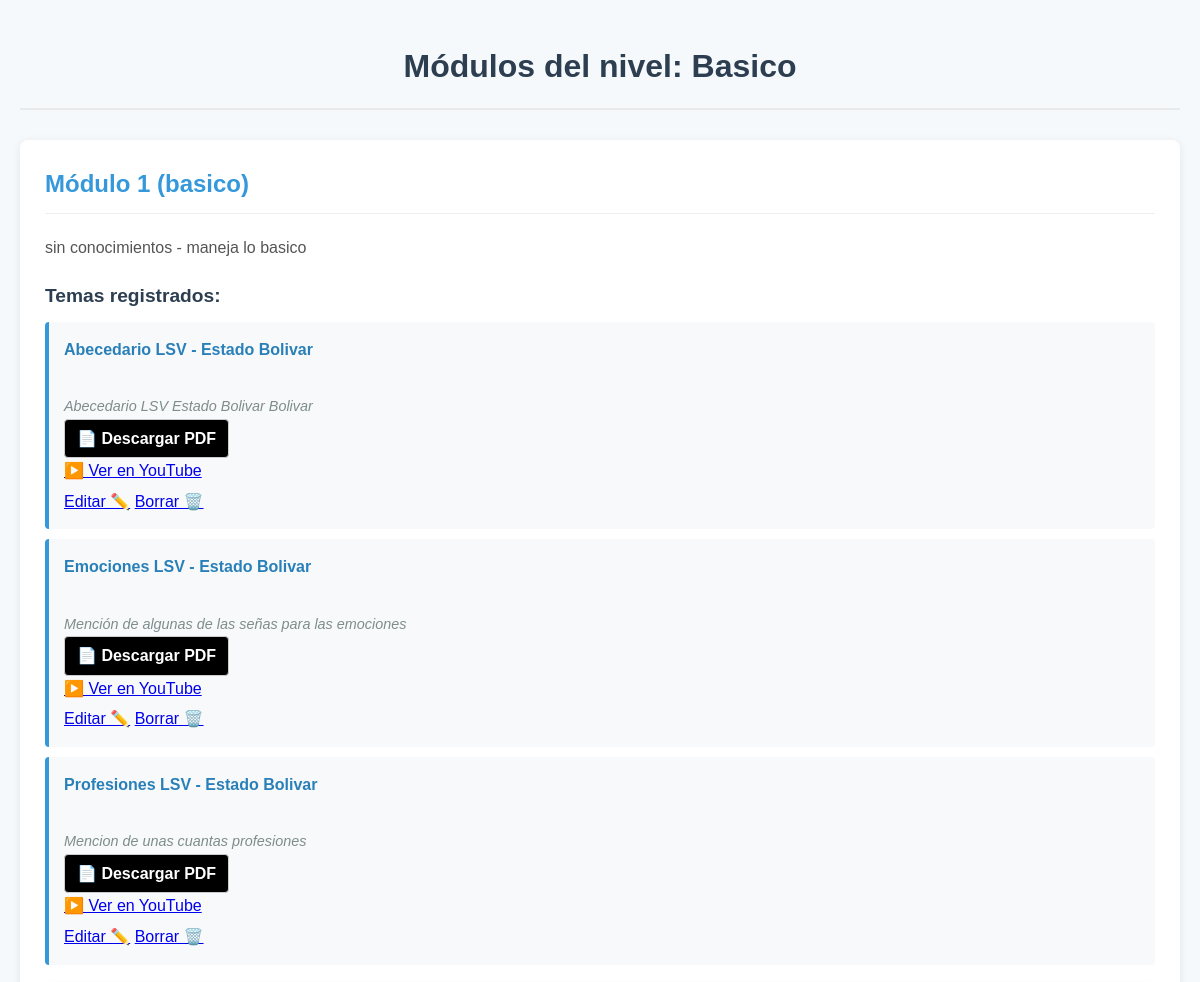
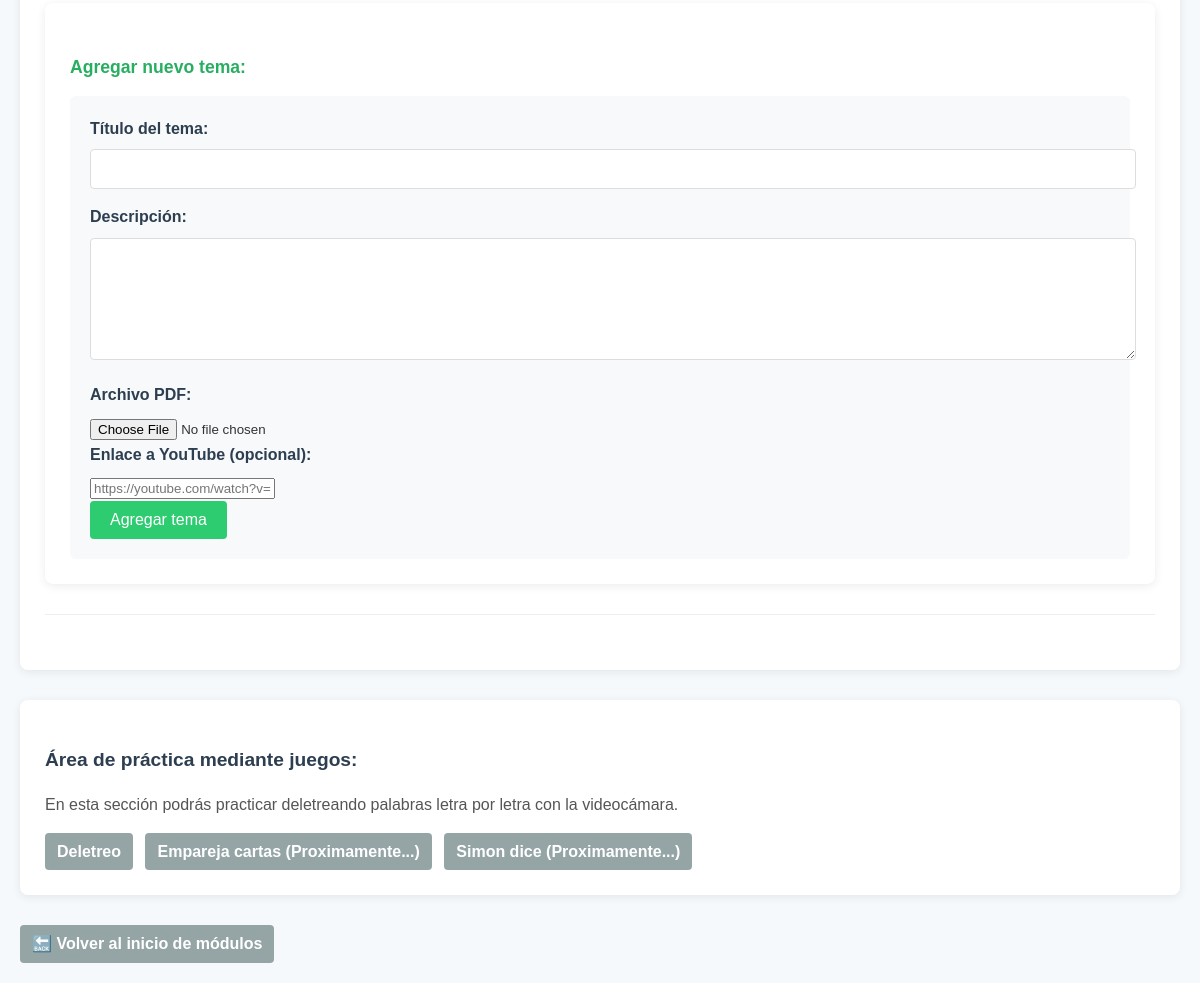
Page /MODULOS/nivel/temas_por_nivel.php?nivel=basico on the committed database (2 pictures, top to bottom).
### tables this page shows
CREATE TABLE `modulo` (
  `id` int(11) NOT NULL,
  `nivel` varchar(40) NOT NULL,
  `descripcion` varchar(255) NOT NULL,
  `orden` int(11) NOT NULL
);

CREATE TABLE `tema` (
  `id` int(11) NOT NULL,
  `id_modulo` int(11) NOT NULL,
  `nombre` varchar(100) NOT NULL,
  `descripcion` text NOT NULL,
  `link_pdf` varchar(255) DEFAULT NULL,
  `link_youtube` varchar(255) DEFAULT NULL
);

### MODULOS/nivel/temas_por_nivel.php (the view, shortened to what this page needs)
<?php
include "../../CONEXION/conexion_bd.php";
$nivel = isset($_GET['nivel']) ? strtolower(trim($_GET['nivel'])) : '';
$stmt = $conexion->prepare("SELECT id, orden, nivel, descripcion FROM modulo WHERE LOWER(nivel) = ? ORDER BY orden ASC");
$stmt->bind_param("s", $nivel);
$stmt->execute();
$resultado = $stmt->get_result();
?>
<!DOCTYPE html>
<html lang="es">
<head>
    <link rel="stylesheet" href="/2h_signos_para_todos/css/styleNivTem.css">
</head>
<body>
    <h1>Módulos del nivel: <?= ucfirst($nivel) ?></h1>
    <?php if ($resultado->num_rows > 0): ?>
        <?php while ($modulo = $resultado->fetch_assoc()): ?>
            <div class="modulo-card">
                <h2>Módulo <?= htmlspecialchars($modulo['orden']) ?> (<?= htmlspecialchars($modulo['nivel']) ?>)</h2>
                <p><?= htmlspecialchars($modulo['descripcion']) ?></p>
                <h3>Temas registrados:</h3>
                <ul>
                    <?php
                    $id_modulo = $modulo['id'];
                    $stmtTemas = $conexion->prepare("SELECT id, nombre, descripcion, link_pdf, link_youtube FROM tema WHERE id_modulo = ? ORDER BY nombre ASC");
                    $stmtTemas->bind_param("i", $id_modulo);
                    $stmtTemas->execute();
                    $temas = $stmtTemas->get_result();
                    if ($temas->num_rows > 0):
                        while ($tema = $temas->fetch_assoc()):
                    ?>
                        <li>
                            <strong><?= htmlspecialchars($tema['nombre']) ?></strong><br>
                            <em><?= htmlspecialchars($tema['descripcion']) ?></em><br>
                            <?php if (!empty($tema['link_pdf'])): ?>
                                <a href="<?= htmlspecialchars($tema['link_pdf']) ?>" class="btn btn-descargar" download>📄 Descargar PDF</a>
                            <?php else: ?>
                                <span>Sin PDF</span>
                            <?php endif; ?>
                            <?php if (!empty($tema['link_youtube'])): ?>
                                <br><a href="<?= htmlspecialchars($tema['link_youtube']) ?>" target="_blank">▶️ Ver en YouTube</a>
                            <?php endif; ?>
                            <div class="tema-actions" style="flex-shrink: 0; margin-top: 5px;">
                                <a href="UPDATE.php?id=<?= $tema['id'] ?>&nivel=<?= urlencode($nivel) ?>">Editar ✏️</a>
                                <a href="DELETE.php?id=<?= $tema['id'] ?>&nivel=<?= urlencode($nivel) ?>">Borrar 🗑️</a>
                            </div>
                        </li>
                    <?php
                        endwhile;
                    else:
                        echo "<li><em>No hay temas registrados.</em></li>";
                    endif;
                    ?>
                </ul>
                <div class="modulo-card">
                    <h4>Agregar nuevo tema:</h4>
                    <form method="POST" action="INSERTAR.php" enctype="multipart/form-data">
                        <div class="form-group">
                            <label for="titulo">Título del tema:</label>
                            <input type="text" id="titulo" name="titulo" class="form-control" required>
                        </div>
                        <div class="form-group">
                            <label for="descripcion">Descripción:</label>
                            <textarea id="descripcion" name="descripcion" class="form-control" rows="3" required></textarea>
                        </div>
                        <div class="form-group">
                            <label for="archivo_pdf">Archivo PDF:</label>
                            <input type="file" name="archivo_pdf" id="archivo_pdf" accept="application/pdf" class="form-control">
                        </div>
                        <div class="form-group">
                            <label for="link_youtube">Enlace a YouTube (opcional):</label>
                            <input type="url" id="link_youtube" name="link_youtube" class="form-control" placeholder="https://youtube.com/watch?v=...">
                        </div>
                        <button type="submit">Agregar tema</button>
                    </form>
                </div>
                <hr>
            </div>
            <div class="modulo-card">
                <h3>Área de práctica mediante juegos:</h3>
                <p>En esta sección podrás practicar deletreando palabras letra por letra con la videocámara.</p>
                <a href="../../MODULOS/NivelBasicoJuegos/juegoDeletreoBasico.php" class="btn btn-secondary">Deletreo</a>
                <a href="#" class="btn btn-secondary">Empareja cartas (Proximamente...)</a>
                <a href="#" class="btn btn-secondary">Simon dice (Proximamente...)</a>
            </div>
        <?php endwhile; ?>
    <?php else: ?>
        <p>No se encontraron módulos para este nivel.</p>
    <?php endif; ?>
    <a href="../crud_modulos.php" class="btn btn-secondary">🔙 Volver al inicio de módulos</a>
</body>
</html>

### CSS/styleNivTem.css (style rules this page uses)
body { font-family: 'Arial', sans-serif; line-height: 1.6; color: #333; background-color: #f5f9fc; margin: 0; padding: 20px; }
h1 { color: #2c3e50; text-align: center; margin-bottom: 30px; padding-bottom: 15px; border-bottom: 2px solid #eaeaea; }
.modulo-card { background-color: #fff; border-radius: 8px; box-shadow: 0 2px 10px rgba(0, 0, 0, 0.08); padding: 25px; margin-bottom: 30px; transition: transform 0.3s ease, box-shadow 0.3s ease; }
.modulo-card h2 { color: #3498db; margin-top: 0; font-size: 1.5rem; border-bottom: 1px solid #eee; padding-bottom: 10px; }
.modulo-card p { color: #555; margin: 15px 0; line-height: 1.7; }
.modulo-card h3 { color: #2c3e50; font-size: 1.2rem; margin: 20px 0 10px; }
.modulo-card ul { list-style-type: none; padding: 0; margin: 0 0 20px; }
.modulo-card li { background-color: #f8f9fa; padding: 15px; margin-bottom: 10px; border-left: 4px solid #3498db; border-radius: 4px; transition: background-color 0.2s; }
.modulo-card li strong { color: #2980b9; display: block; margin-bottom: 5px; }
.modulo-card li em { color: #7f8c8d; font-size: 0.9rem; }
.modulo-card h4 { color: #27ae60; font-size: 1.1rem; margin: 25px 0 15px; }
.modulo-card form { background-color: #f8f9fa; padding: 20px; border-radius: 6px; margin-top: 15px; }
.modulo-card label { display: block; margin-bottom: 8px; font-weight: 600; color: #2c3e50; }
.modulo-card input[type="text"], .modulo-card textarea { width: 100%; padding: 10px 12px; border: 1px solid #ddd; border-radius: 4px; font-size: 16px; margin-bottom: 15px; transition: border-color 0.3s; }
.modulo-card textarea { min-height: 100px; resize: vertical; }
.btn { display: inline-block; padding: 10px 20px; border-radius: 4px; font-size: 16px; cursor: pointer; text-decoration: none; transition: background-color 0.3s; border: none; }
.btn-secondary { background-color: #95a5a6; color: white; }
button[type="submit"] { background-color: #2ecc71; color: white; padding: 10px 20px; border: none; border-radius: 4px; cursor: pointer; font-size: 16px; transition: background-color 0.3s; }
hr { border: 0; height: 1px; background-color: #eee; margin: 30px 0; }
.tema-actions { margin-top: 10px; }
.btn { display: inline-block; padding: 6px 12px; margin-right: 8px; border-radius: 4px; text-decoration: none; font-weight: bold; color: #fff; }
.btn-descargar { background-color: #000000; color: #ffffff; border: 1px solid #ccc; font-weight: bold; transition: background-color 0.3s, color 0.3s; }

### rows in the picture
modulo: orden "1", nivel "basico", descripcion "sin conocimientos - maneja lo basico"
tema: nombre "Abecedario LSV - Estado Bolivar", descripcion "Abecedario LSV Estado Bolivar Bolivar"
tema: nombre "Emociones LSV - Estado Bolivar", descripcion "Mención de algunas de las señas para las emociones"
tema: nombre "Profesiones LSV - Estado Bolivar", descripcion "Mencion de unas cuantas profesiones"

### other values in the picture
$nivel "Basico"
